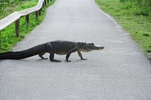
#> input picture Hw2/alligator-crossing.jpg, 151 x 100 px, shrunk from 723 x 480 before the run
$ python phase.py
#> lines starting #> are read from the running program, lines starting #| are printed output that depends on the picture
import cv2
import numpy as np
import matplotlib
matplotlib.use('TkAgg')
import matplotlib.pyplot as plt
from scipy.fftpack import fft, ifft

aligator = cv2.imread('alligator-crossing.jpg', 0)
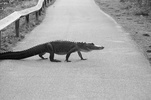
#> aligator: shape (100, 151); min 0, max 252, mean 163.9
tower = cv2.imread('Century-Tower.jpg', 0)
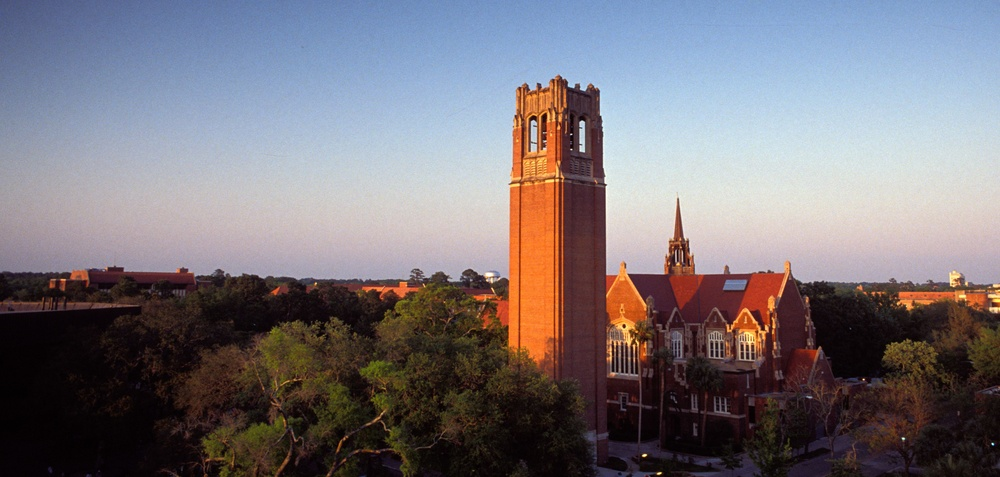
#> input picture Hw2/Century-Tower.jpg, 1000 x 477 px, shrunk from 4796 x 2288 before the run
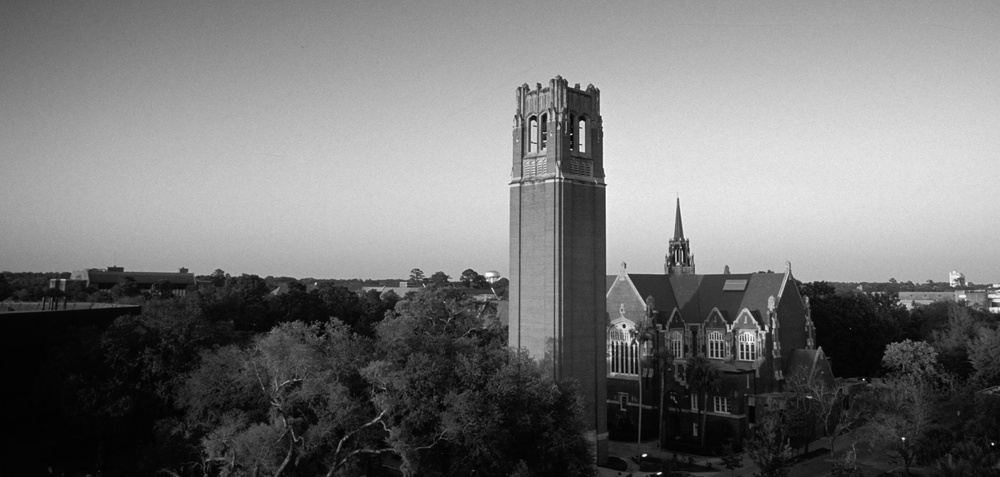
#> tower: shape (477, 1000); min 0, max 255, mean 118.1

f = np.fft.fft2(aligator)
fshift = np.fft.fftshift(f)
fshift_mag = fshift

magnitude_spectrum = 20*np.log(np.abs(fshift))
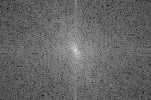
#> magnitude_spectrum: shape (100, 151) float64; min 33.81, max 294.4, mean 137.7; drawn with min black and max white


fshift_mag = np.real(fshift_mag)
mag_img_back = np.fft.ifft2(fshift_mag)
mag_img_back = np.abs(mag_img_back)
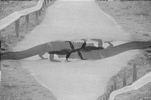
#> mag_img_back: shape (100, 151) float64; min 37.5, max 222.5, mean 163.9

fshift = fshift/np.abs(fshift)
img_back = np.fft.ifft2(fshift)
img_back = np.abs(img_back)
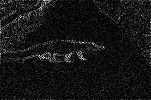
#> img_back: shape (100, 151) float64; min 1.35e-07, max 0.0642, mean 0.0055; drawn with min black and max white

plt.subplot(141),plt.imshow(aligator, cmap = 'gray')
plt.title('Input Image'), plt.xticks([]), plt.yticks([])
plt.subplot(142),plt.imshow(magnitude_spectrum, cmap = 'gray')
plt.title('Magnitude Spectrum'), plt.xticks([]), plt.yticks([])
plt.subplot(143),plt.imshow(img_back, cmap = 'gray')
plt.title('phase only'), plt.xticks([]), plt.yticks([])
plt.subplot(144),plt.imshow(mag_img_back, cmap = 'gray')
plt.title('Magnitude-only'), plt.xticks([]), plt.yticks([])
plt.show()
